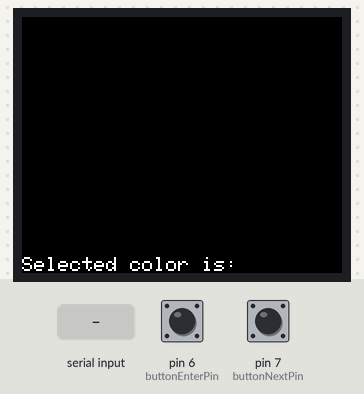
A sketch run on a simulated Arduino Uno, built with avr-gcc and run on an emulated ATmega328P. On the bench: 160×128 colour display. The test bench sets the inputs (shaded band); at power-on: pin 6 (buttonEnterPin) HIGH, pin 7 (buttonNextPin) HIGH.

Above: at 1.2 s.
1.3 s: "R" received over Serial
At 1.9 s:
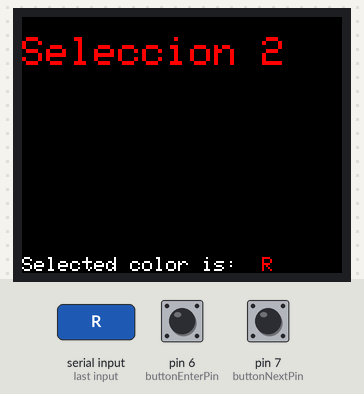
4.3 s: pin 6 (buttonEnterPin) pulled LOW for 0.15 s
At 5.4 s:
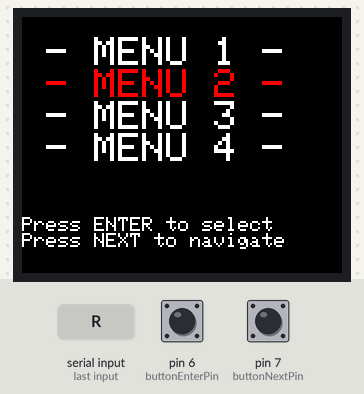
6.0 s: pin 6 (buttonEnterPin) pulled LOW for 1 s
At 7.5 s:
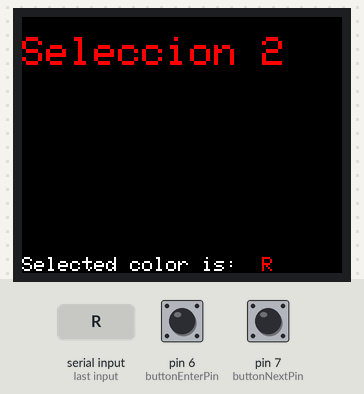
7.6 s: "G" received over Serial
At 8.5 s:
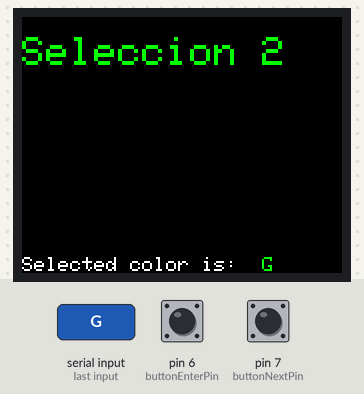
10.6 s: "B" received over Serial
At 12.0 s:
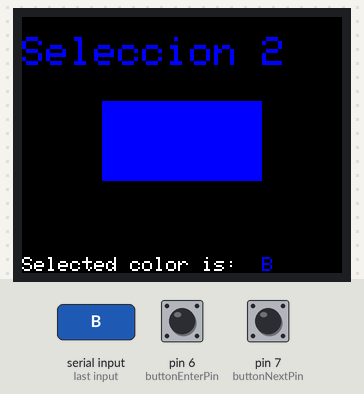
13.1 s: "C" received over Serial
At 14.5 s:
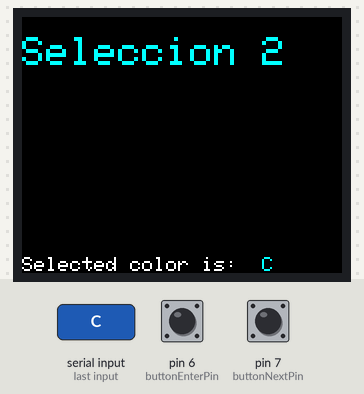
Timing chart, 0 to 16.1 s (numbered marks = the images above; inputs shaded):
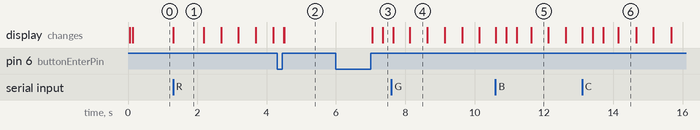

The sketch:

tarea5_jcvargasq_savargasqu.ino
```cpp
// Missing title header

// Display library and config
#include <TFT.h>  // Arduino LCD library
#include <SPI.h>

#define cs  10
#define dc   9
#define rst  8
TFT tft = TFT(cs, dc, rst);

// Some ready-made 16-bit ('565') color settings:
const word COLOR_BLACK   = 0x0000;
const word COLOR_WHITE   = 0xFFFF;
const word COLOR_RED     = 0xF800;
const word COLOR_GREEN   = 0x07E0;
const word COLOR_BLUE    = 0x001F;
const word COLOR_YELLOW  = 0xFFE0;
const word COLOR_MAGENTA = 0xF81F;
const word COLOR_CYAN    = 0x07FF;
const word COLOR_ORANGE  = 0xFC00;
word colorSel = COLOR_BLACK;

// Menu selector definitions
#define NONE  0
#define MENU1 1
#define MENU2 2
#define MENU3 3
#define MENU4 4
int menuSel = MENU1;

// State machine definitions
enum state_t {	s0, s1, s2};
state_t state = s0;
enum loop_t {	loopS0, loopS1, loopS2};
loop_t loopState = loopS0;
// Sketch flow variables
bool mnIdle = false;
bool flagMenuFinish = false;

// Blinking length of figures (half cycle)
const int length_MENU1 =  250;
const int length_MENU2 =  500;
const int length_MENU3 = 1000;
const int length_MENU4 = 2000;

// Button variables and config
enum button_t {	lowValue, highValue};
button_t buttonEnter = lowValue;
button_t buttonNext  = lowValue;
const int buttonEnterPin = 6;
const int buttonNextPin  = 7;
bool enterButtonPressed = false;
bool nextButtonPressed  = false;

void setup() {
	Serial.begin(9600);
	tft.begin();
	tft.fillScreen(COLOR_BLACK);
	pinMode(buttonEnterPin,INPUT_PULLUP);
	pinMode(buttonNextPin,INPUT_PULLUP);
}

void loop() {
	// Main menu state machine
	switch(loopState){
		case loopS0: // Main menu
			// Check for button press
			nextPress();
			menuSel = readButton();

			mainMenu();
			if(enterButtonPressed){
				tft.fillScreen(COLOR_BLACK);
				loopState=loopS1;
			}
			break;
		case loopS1:
			tft.fillScreen(COLOR_BLACK);
			loopState=loopS2;
		case loopS2:
			mnIdle=true;
			break;
	}

	dispatch();
	delay(10);
}

void dispatch(){
	enterPress();
	switch(state){
		case s0:
			if(enterButtonPressed){
				if(mnIdle){
					enterButtonPressed=false;
					state=s1;
				}
			}
			break;
		case s1:
			tft.fillScreen(COLOR_BLACK);
			state=s2;
		case s2:
			// Draw selected screen
			if(menuSel==MENU1) menu_selection(MENU1, length_MENU1);
			if(menuSel==MENU2) menu_selection(MENU2, length_MENU2);
			if(menuSel==MENU3) menu_selection(MENU3, length_MENU3);
			if(menuSel==MENU4) menu_selection(MENU4, length_MENU4);

			enterPress();
			if(enterButtonPressed) {
				tft.fillScreen(COLOR_BLACK);
				enterButtonPressed=false;
				flagMenuFinish=true;
				loopState=loopS0;
			}
			if(flagMenuFinish) {
				flagMenuFinish=false;
				mnIdle=false;
				state=s0;
			}
			break;
	}
}

// Draw and refresh all screen elements
void menu_selection(int selection, int duration) {
	static char charColor = '\0';
	// Write label
	tft.setCursor(0, 120);
	tft.setTextSize(1);
	tft.setTextColor(COLOR_WHITE);
	tft.println("Selected color is:");
	// Erase written color
	tft.setCursor(120, 120);
	tft.setTextColor(COLOR_BLACK);
	tft.print(charColor);
	// Update color
	charColor = readColor();
	colorSel = colorPicker(charColor);
	// Write updated color
	tft.setCursor(120, 120);
	tft.setTextColor(colorSel);
	tft.print(charColor);
	// Write title of the selected screen
	tft.setCursor(0, 10);
	tft.setTextColor(colorSel);
	tft.setTextSize(2);
	tft.print("Seleccion");// sprintf("Seleccion %d", selection));
	tft.setCursor(120, 10);
	tft.print(selection);

	// Check for blink state
	static unsigned long blink_millis = millis();
	static bool blink = true;
	if(blink){
		if((millis() - blink_millis) >= duration){
			blink_millis = millis();
			blink = false;
			draw_selection(selection, COLOR_BLACK);
		}
	} else {
		if((millis() - blink_millis) >= duration){
			blink_millis = millis();
			blink = true;
			draw_selection(selection, colorSel);
		}
	}

}

// Draw figure of selected screen
void draw_selection(int selection, word color) {
	switch (selection){
		case MENU1:
			tft.fillCircle(80, 64, 20, color);
			break;
		case MENU2:
			tft.fillRect(40, 42, 80, 40, color);
			break;
		case MENU3:
			tft.fillTriangle(60, 40, 40, 90, 100, 120, color);
			break;
		case MENU4:
			tft.fillRect(50, 60, 60, 20, color);
			tft.fillRect(70, 40, 20, 60, color);
			break;
	}
}

void mainMenu() {
	tft.setCursor(0, 10);

	if(menuSel==MENU1)tft.setTextColor(COLOR_RED);
	else tft.setTextColor(COLOR_WHITE);
	tft.setTextSize(2);
	tft.println(" - MENU 1 -");

	if(menuSel==MENU2)tft.setTextColor(COLOR_RED);
	else tft.setTextColor(COLOR_WHITE);
	tft.setTextSize(2);
	tft.println(" - MENU 2 -");

	if(menuSel==MENU3)tft.setTextColor(COLOR_RED);
	else tft.setTextColor(COLOR_WHITE);
	tft.setTextSize(2);
	tft.println(" - MENU 3 -");

	if(menuSel==MENU4)tft.setTextColor(COLOR_RED);
	else tft.setTextColor(COLOR_WHITE);
	tft.setTextSize(2);
	tft.println(" - MENU 4 -");

	tft.setCursor(0, 100);
	tft.setTextColor(COLOR_WHITE);
	tft.setTextSize(1);
	tft.println("Press ENTER to select\nPress NEXT to navigate");
}

void buttonPress(button_t *buttonState, bool *buttonFlag, int buttonPin){
	switch(*buttonState){
		case lowValue:
			if(digitalRead(buttonPin)==HIGH){
				*buttonFlag = true;
				*buttonState = highValue;
			}
			break;
		case highValue:
			if(digitalRead(buttonPin)==LOW){
				*buttonState = lowValue;
			}
			break;
	}

}

void enterPress(){
	switch(buttonEnter) {
		case lowValue:
			if(digitalRead(buttonEnterPin)==HIGH){
				enterButtonPressed=true;
				buttonEnter=highValue;
			}
			break;
		case highValue:
			if(digitalRead(buttonEnterPin)==LOW){
				buttonEnter=lowValue;
			}
			break;
	}
}

void nextPress(){
	switch(buttonNext) {
		case lowValue:
			if(digitalRead(buttonNextPin)==HIGH){
				nextButtonPressed=true;
				buttonNext=highValue;
			}
			break;
		case highValue:
			if(digitalRead(buttonNextPin)==LOW){
				buttonNext=lowValue;
			}
			break;
	}
}

int readButton() {
	if(nextButtonPressed) {
		nextButtonPressed = false;
		switch(menuSel){
			case MENU1:
				return MENU2;
			case MENU2:
				return MENU3;
			case MENU3:
				return MENU4;
			case MENU4:
				return MENU1;
		}
	}
	else {
		return menuSel;
	}
}

char readColor(){
	static char c = '\0';
	if(Serial.available() > 0){
		c = Serial.read();
	}
	return c;
}


word colorPicker(char c){
	switch(c){
		case 'R':
			return COLOR_RED;
		case 'G':
			return COLOR_GREEN;
		case 'B':
			return COLOR_BLUE;
		case 'C':
			return COLOR_CYAN;
		case 'M':
			return COLOR_MAGENTA;
		case 'Y':
			return COLOR_YELLOW;
		case 'W':
			return COLOR_WHITE;
		case 'O':
			return COLOR_ORANGE;
	}
	return COLOR_BLACK;
}
```

Measured:
- after the input at 1.3 s, the display: changes at once (image 1)
- after the input at 4.3 s, the display: first changes after 0.19 s (image 2 shows a later state)
- after the input at 6.0 s, the display: first changes after 1.1 s (image 3 shows a later state)
- after the input at 7.6 s, the display: first changes after 0.06 s (image 4 shows a later state)
- after the input at 10.6 s, the display: first changes at once (image 5 shows a later state)
- after the input at 13.1 s, the display: first changes at once (image 6 shows a later state)
- what the display in image 1 shows lasts 0.9 s, from 1.3 s to 2.2 s
